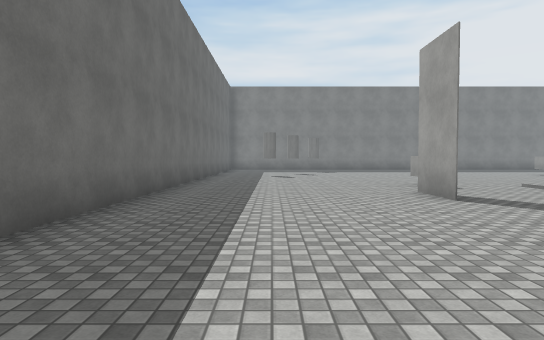
view 1 (above)

21 first-person views from a walk through a Unity game level. The camera is 1.4 m above the floor, tilts 2° down and sees 75° across. The floor is counted in squares, 2 m on a side. Each view is taken from the middle of a square. On the plan, view 1 faces up. The plan holds only what a view shows up to about 11 squares ahead; the rest is blank. Surface patterns are stand-ins for the level's own textures.

view 2
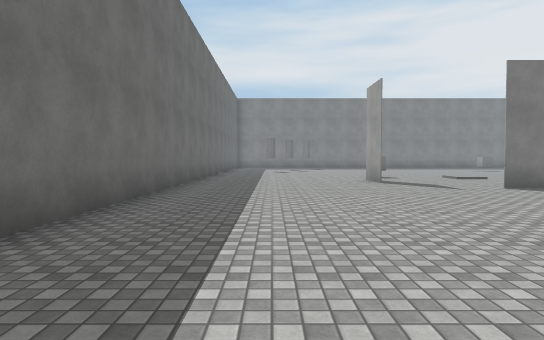

view 3
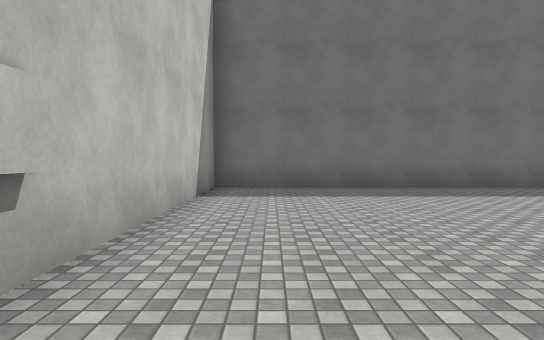

view 4
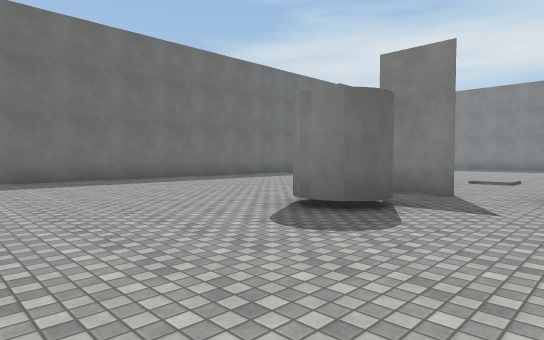

view 5
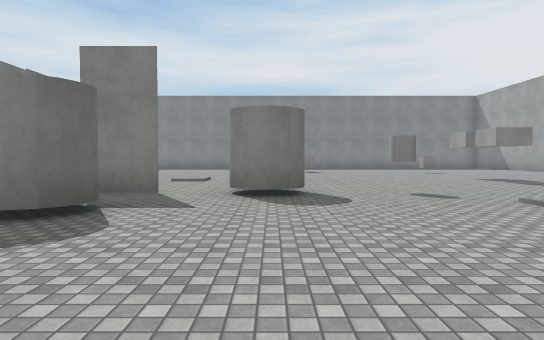

view 6
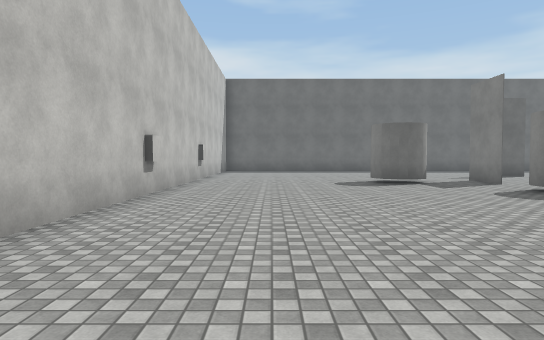

view 7
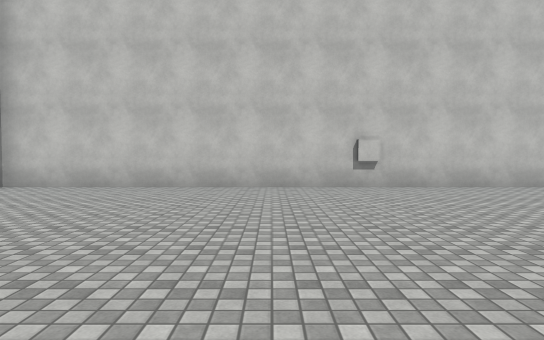

view 8
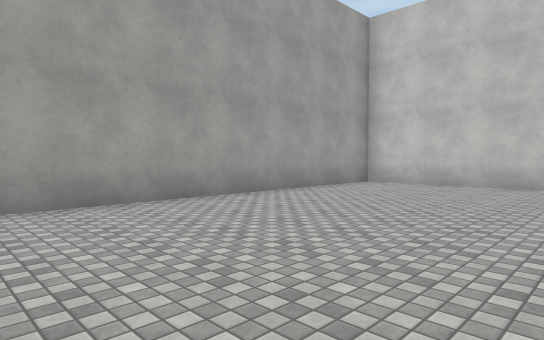

view 9
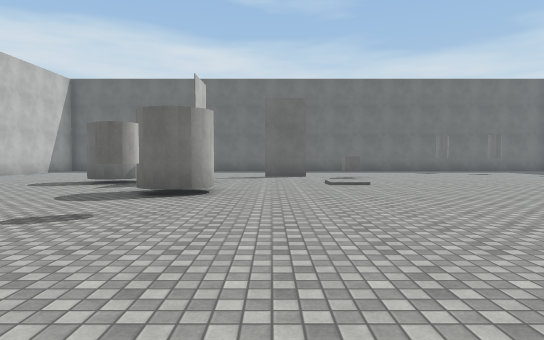

view 10
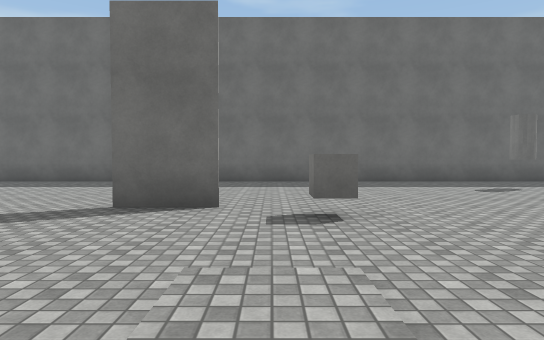

view 11
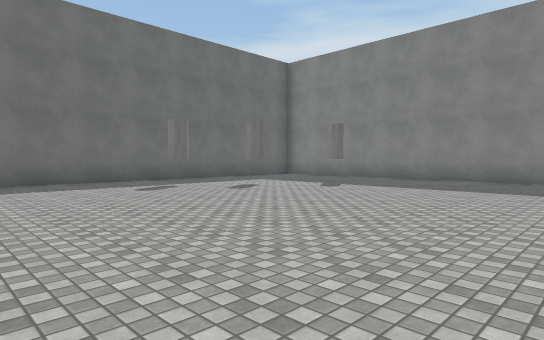

view 12
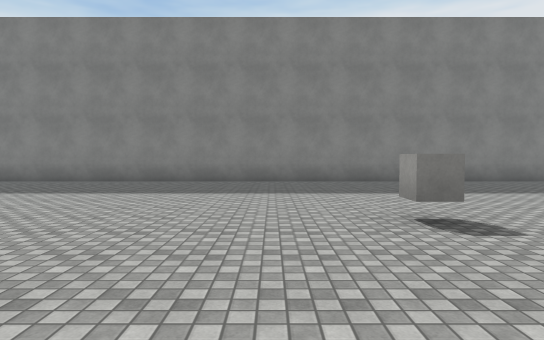

view 13
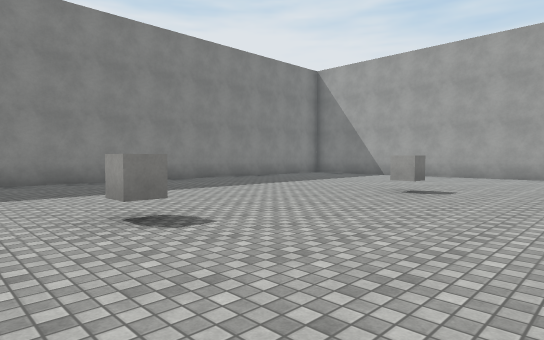

view 14
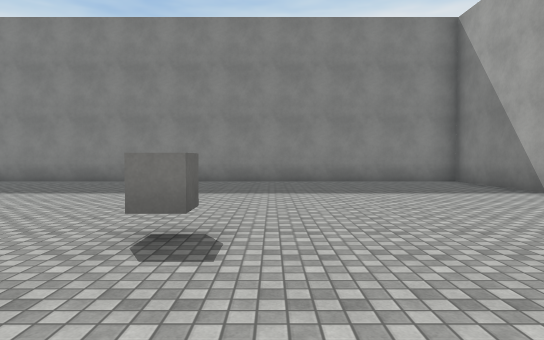

view 15
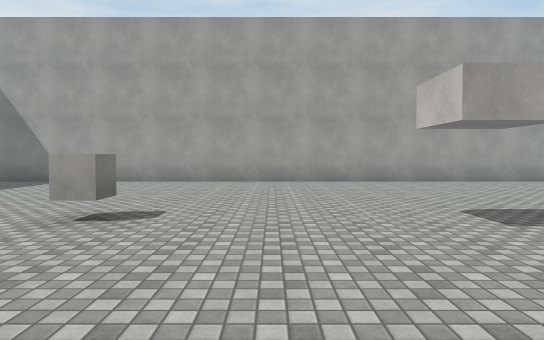

view 16
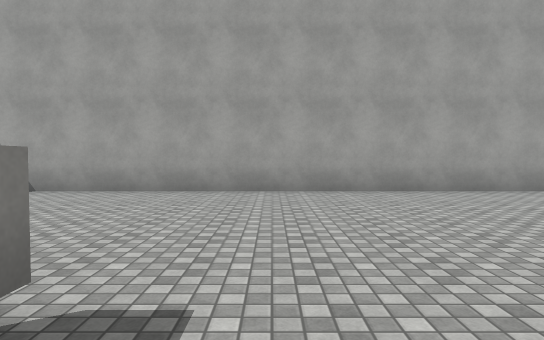

view 17
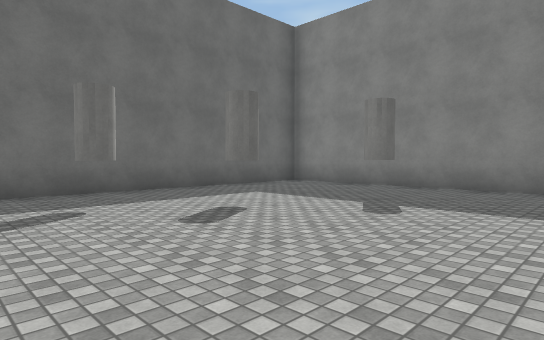

view 18
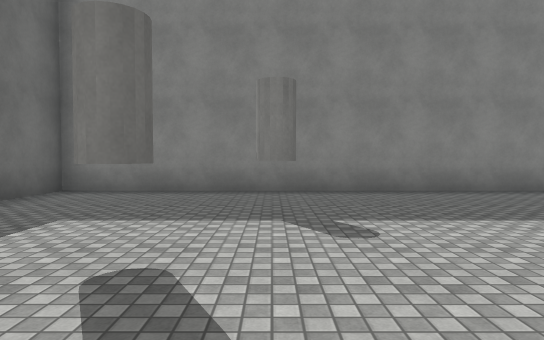

view 19
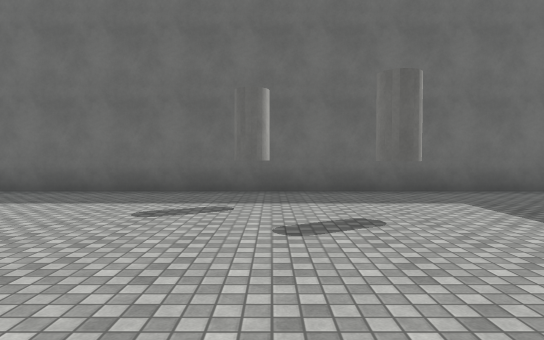

view 20
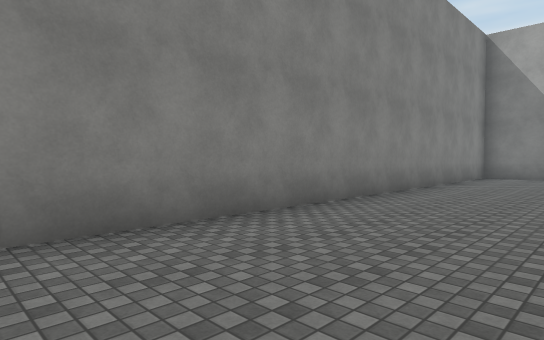

view 21
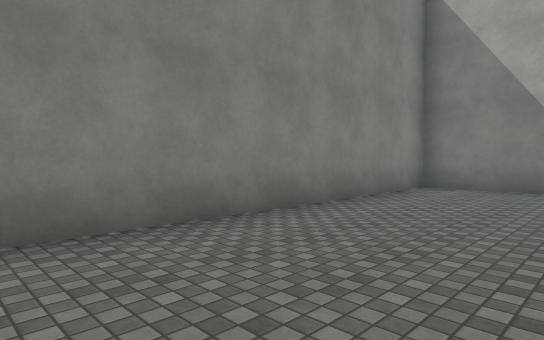

### Floor plan
Points are (right, up) in squares from view 1. A wall is a line through its corners. A room is listed if a view was taken in it or the views show most of it. See-through windows are left out.
Room 1 (views 1, 2, 3, 4, 5, 6, 7, 8, 9, 10, 11, 12, 13, 14, 15, 16, 17, 18, 19, 20, 21)
walls: (6.8, 4) (5.2, 4); (3, 7.2) (3, 5.8) (3, 7.2); (-2.4, -4.4) (22.4, -4.4) (22.4, 20.4) (-2.4, 20.4) (-2.4, -4.4)
objects: cylinder (0, 14); cylinder (1, 15); cylinder (2, 17); cube (4, 9); cube (11, 14); cylinder (12, 4); cube (16, 13)

Positions as (right, up) in squares from view 1, and headings:
1: (0, 0), facing up
2: (0, -4), facing up
3: (6, -3), facing left
4: (9, -3), facing up-left
5: (9, -3), facing up
6: (16, -2), facing left
7: (16, 4), facing down
8: (17, 5), facing down-right
9: (16, 6), facing left
10: (8, 8), facing left
11: (8, 9), facing up-left
12: (9, 10), facing up
13: (9, 10), facing up-right
14: (17, 10), facing up
15: (12, 11), facing right
16: (15, 12), facing right
17: (5, 12), facing up-left
18: (2, 13), facing up
19: (5, 14), facing left
20: (9, 17), facing up-right
21: (14, 17), facing up-right
